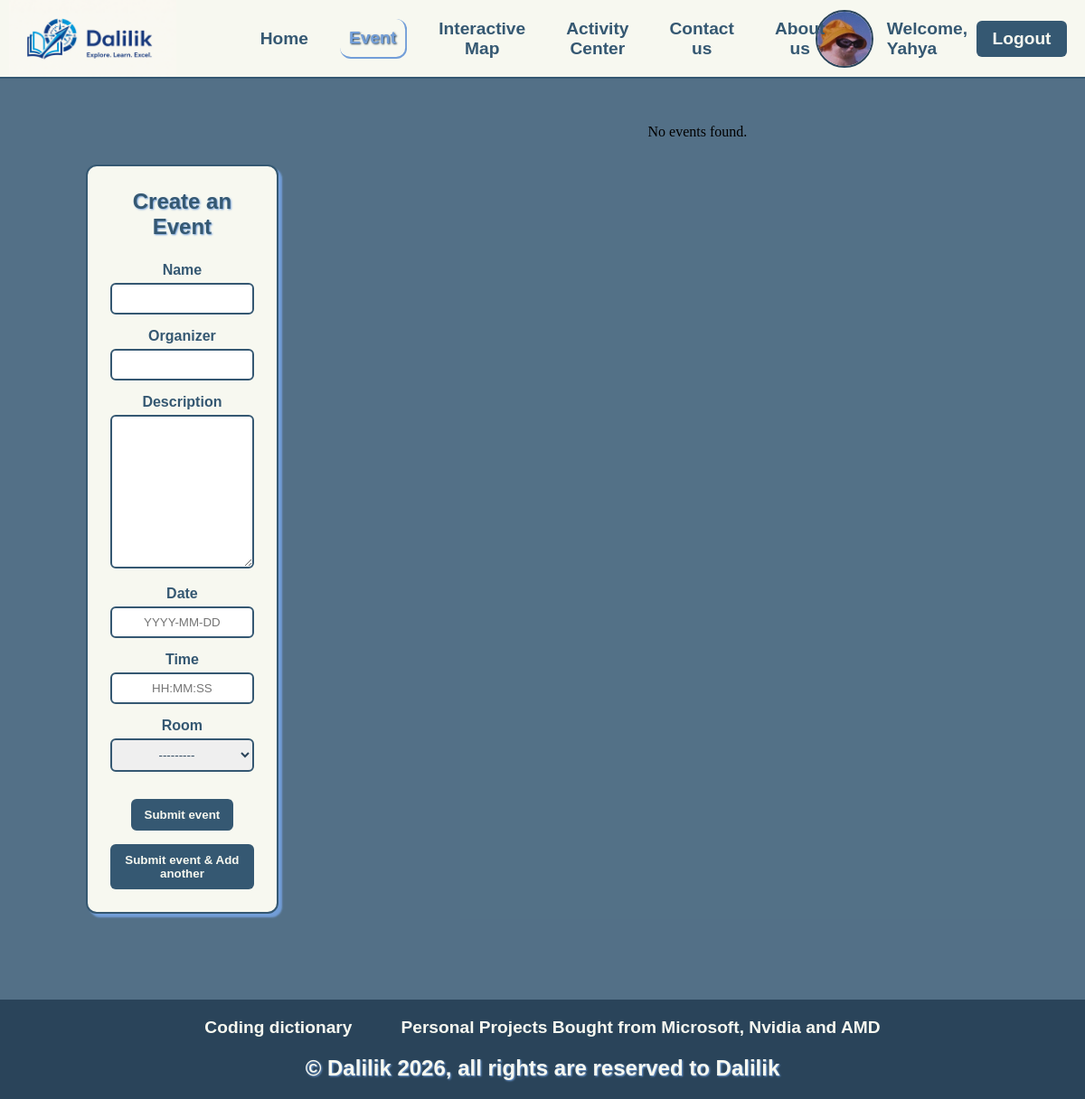
Page /Event.html (signed in) on the earlier database version.
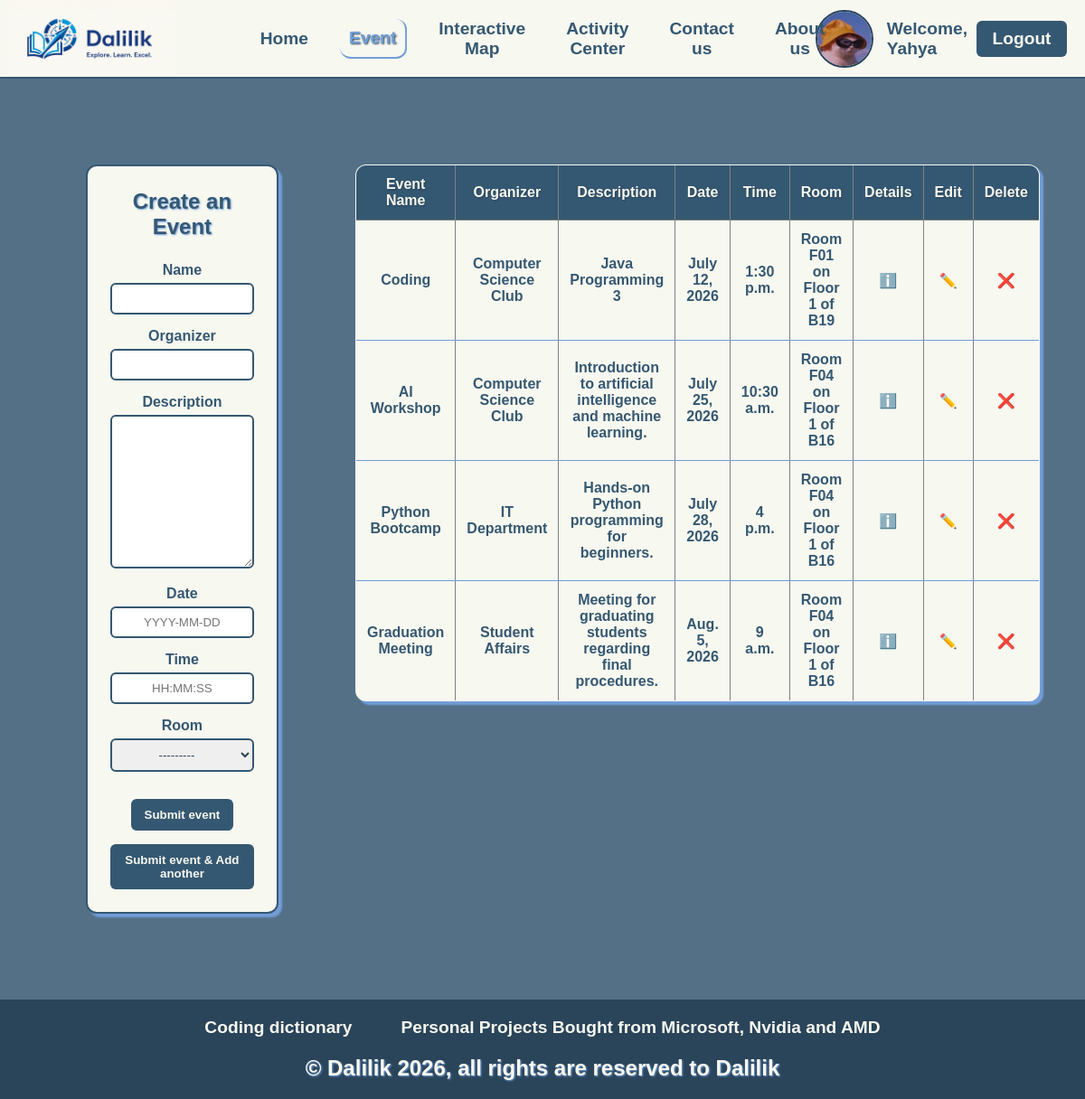
Same page on the later database version.
### pages2/models.py (models this page shows, shortened)
class Building(models.Model):
    name = models.CharField(max_length=100)
    map = models.ForeignKey(Map, on_delete=models.CASCADE, related_name='buildings')
    description = models.TextField()
    picture = models.ImageField(upload_to='buildings/', blank=True)

class Event(models.Model):
    name = models.CharField(max_length=100)
    organizer = models.CharField(max_length=100, default="")
    description = models.TextField()
    date = models.DateField()
    time = models.TimeField()
    room = models.ForeignKey(Room, on_delete=models.CASCADE, related_name='events')
    user = models.ForeignKey(User, on_delete=models.CASCADE, related_name='userevents', null=True, blank=True)

class Room(models.Model):
    number = models.CharField(max_length=10)
    floor = models.ForeignKey(Floor, on_delete=models.CASCADE, related_name='rooms')
    description = models.TextField()
    picture = models.ImageField(upload_to='rooms/', blank=True)
    def __str__(self):
        return f"Room {self.number} on {self.floor}"

class Floor(models.Model):
    number = models.IntegerField()
    building = models.ForeignKey(Building, on_delete=models.CASCADE, related_name='floors')
    description = models.TextField()
    picture = models.ImageField(upload_to='floors/', blank=True)
    def __str__(self):
        return f"Floor {self.number} of {self.building.name}"

### pages2/views.py (the view)
# urls.py: path('Event.html', views.event, name='event'),
def event(request):
    event_form = EventForm()
    if request.user.is_authenticated:
        events = Event.objects.filter(user=request.user)
    else:
        events = Event.objects.filter(user__is_superuser=True)
    return render(request, 'Event/Event.html', {"active_page": "event", "events": events, "event_form": event_form})

### pages2/forms.py
class EventForm(forms.ModelForm):
    class Meta:
        model = Event
        fields = ['name', 'organizer', 'description', 'date', 'time', 'room']
        widgets = {
            "date": forms.DateInput(attrs={
                "placeholder": "YYYY-MM-DD",
            }),
            "time": forms.TimeInput(attrs={
                "placeholder": "HH:MM:SS",
            }),
        }
    def __init__(self, *args, **kwargs):
        super().__init__(*args, **kwargs)
        self.label_suffix = ""

### pages2/templates/Event/Event.html (shortened to what this page needs)
{% extends "base.html" %}
{% load static %}
{% block main-content%}
<section class="event-page">
    {% if user.is_authenticated %}
    <div class="event-form">
        <h2>Create an Event</h2>
        <form method="post" action="{% url 'event_create' %}">
            {{ event_form.as_p }}
            <button type="submit" name="action" value="save">Submit event</button>
            <button type="submit" name="action" value="save_add">Submit event & Add another</button>
        </form>
    </div>
    {% endif %}
    <div class="event-table {% if not user.is_authenticated %}full-width{% endif %}">
        {% if events %}
	        <table border="1" class="tableinformation">
		        <thead>
			        <tr>
				        <th>Event Name</th>
				        <th>Organizer</th>
				        <th>Description</th>
				        <th>Date</th>
                        <th>Time</th>
				        <th>Room</th>
                        <th>Details</th>
                        {% if user.is_authenticated %}
                        <th>Edit</th>
                        <th>Delete</th>
                        {% endif %}
			        </tr>
		        </thead>
                <tbody>
                {% for event in events %}
                    <tr>
                        <td>{{ event.name }}</td>
                        <td>{{ event.organizer }}</td>
                        <td>{{ event.description }}</td>
                        <td>{{ event.date }}</td>
                        <td>{{ event.time }}</td>
                        <td>{{ event.room }}</td>
                        <td>
                            <a href="{% url 'event_detail' event.id %}" class="event-name">
                                ℹ️
                            </a>
                        </td>
                        {% if user.is_authenticated %}
                        <td>
                            <a href="{% url 'event_edit' event.id %}" class="event-name">
                                ✏️
                            </a>
                        </td>
                        <td>
                            <a href="{% url 'event_delete' event.id %}" class="event-name">
                                ❌
                            </a>
                        </td>
                        {% endif %}
                    </tr>
                {% endfor %}
                </tbody>
            </table>
        {% else %}
            <p>No events found.</p>
        {% endif %}
    </div>
</section>
{% endblock%}

### pages2/templates/base.html (shortened to what this page needs)
{% load static %}
<!DOCTYPE html>
<html lang = "en">
    <head>
        <link rel="stylesheet" href="{% static 'css/stylesheet.css' %}">
    </head>
    <body>
        {% include "includes/navbar.html" %}
        {% block main-content%}{% endblock%}
        {% include "includes/footer.html" %}
    </body>
</html>

### pages2/templates/includes/navbar.html (shortened to what this page needs)
{% load static %}
<div class="menu">
    <header>
        <img src="{% static 'images/project logo 5.png' %}" alt="Website logo" class="logo">
        <nav>
            <a href="{% url 'index' %}" class="Link {% if active_page == 'home' %}active{% endif %}">Home</a>
            <a href="{% url 'event' %}" class="Link {% if active_page == 'event' %}active{% endif %}">Event</a>
            <a href="{% url 'interactivemap' %}" class="Link {% if active_page == 'map' %}active{% endif %}">Interactive Map</a>
            {% if user.is_authenticated %}
            <a href="{% url 'activitycenter' %}" class="Link {% if active_page == 'activitycenter' %}active{% endif %}">Activity Center</a>
            {% endif %}
            <a href="{% url 'contact' %}" class="Link {% if active_page == 'contact' %}active{% endif %}">Contact us</a>
            <a href="{% url 'about' %}" class="Link {% if active_page == 'about' %}active{% endif %}">About us</a>
        </nav>
        {% if user.is_authenticated %}
        <section class="user">
            <img src="{% static 'images/user image.jpg' %}" alt="Registered user profile picture" class="user-pfp">
            <div class="user-name">
                <h1>
                    Welcome, <br>{{ user.username }}
                </h1>
            </div>
                <form action="{% url 'logout' %}" method="post">
                    <button type="submit" class="logout-btn">Logout</button>
                </form>
        </section>
        {% else %}
        <section>
            <a href="{% url 'register' %}" class="Link" id="btn">Register</a>
            <a href="{% url 'login' %}" class="Link" id="btn">Login</a>
        </section>
        {% endif %}
    </header>
</div>

### pages2/templates/includes/footer.html
{% load static %}
<footer>
    <a href="https://www.youtube.com/watch?v=dQw4w9WgXcQ" class="outsidelink">Coding dictionary</a>
    <a href="https://www.youtube.com/watch?v=L8XbI9aJOXk" class="outsidelink">Personal Projects Bought from Microsoft, Nvidia and AMD</a>
    <h2 class="rights">© Dalilik 2026, all rights are reserved to Dalilik</h2>
</footer>

### pages2/templates/static/css/stylesheet.css (style rules this page uses)
* { margin:0px; text-align:center ; }
header { display: flex; align-items: center; justify-content: space-between; position: relative; border-bottom: 2px solid #355872; background-color: #F7F8F0; }
nav { position: absolute; left: 50%; transform: translateX(-50%); display: flex; align-items: center; }
.logo { width: auto; height: 85px; margin-left: 10px; }
.Link { padding: 10px; margin: 0 12.5px; font-family: sans-serif; color: #355872; text-decoration: none; font-size:larger; font-weight: bold; }
.Link.active { color: #729ed8; border-bottom: 2px solid #729ed8; border-right: 2px solid #729ed8; border-radius: 12px; text-shadow: 1px 1px 2px #2a445a; }
footer { padding:20px 20px; background-color: #2a445a; }
.outsidelink { padding: 25px; font-family: sans-serif; color: #F7F8F0; text-decoration: none; font-size:larger; font-weight: bold; }
.rights { padding-top: 20px; font-family: sans-serif; color: #F7F8F0; text-decoration: none; font-weight: bold; text-shadow: 1px 1px 2px #729ed8; }
.user { display: flex; align-items: center; gap: 10px; margin-right: 20px; white-space: nowrap; }
.user-name h1 { margin: 0; text-align: left; color: #355872; font-family: sans-serif; font-size: larger; }
.user-pfp { margin: 0px 5px; width: 60px; height: 60px; border-radius: 32px; border: 2px solid #2a445a; }
.tableinformation { width: 95%; margin: 45px auto; border-collapse: collapse; background-color: #F7F8F0; font-family: sans-serif; color: #355872; border-radius: 12px; overflow: hidden; box-shadow: 4px 4px 2px #729ed8; }
.tableinformation th { background-color: #355872; color: #F7F8F0; padding: 12px; text-align: center; font-weight: bold; text-shadow: 1px 1px 2px #2a445a; }
.tableinformation td { padding: 12px; text-align: center; border-bottom: 1px solid #729ed8; font-weight: bold; }
.event-page { display: grid; grid-template-columns: 1fr 2.5fr; gap: 40px; padding: 50px; background-color: rgb(53 88 114 / 85%); min-height: 700px; align-items: start; }
.event-form { margin: 45px; padding: 25px; background-color: #F7F8F0; border: 2px solid #355872; border-radius: 12px; box-shadow: 4px 4px 2px #729ed8; }
.event-form h2 { color: #355872; font-family: sans-serif; margin-bottom: 25px; text-shadow: 1px 1px 2px #729ed8; }
.event-form form p { margin-bottom: 15px; text-align: left; }
.event-form label { display: block; color: #355872; font-family: sans-serif; font-weight: bold; margin-bottom: 5px; }
.event-form input, .event-form textarea, .event-form select { width: 100%; padding: 8px; border: 2px solid #355872; border-radius: 6px; box-sizing: border-box; font-family: sans-serif; color: #2a445a; }
.event-form button { padding: 10px 15px; margin-top: 15px; background-color: #355872; color: #F7F8F0; border: none; border-radius: 6px; font-weight: bold; cursor: pointer; }
.event-name { text-decoration: none; }
.logout-btn { display: flex; justify-content: center; align-items: center; padding: 10px 18px; background-color: #355872; color: #F7F8F0; width: 100px; height: 40px; border-radius: 6px; border: none; font-family: sans-serif; font-size: larger; font-weight: bold; cursor: pointer; }

Differences in the rows shown:
added Event: name "Coding", organizer "Computer Science Club", description "Java Programming 3", date "July 12, 2026", time "1:30 p.m.", room "Room F01 on Floor 1 of B19"
added Event: name "AI Workshop", organizer "Computer Science Club", description "Introduction to artificial intelligence and machine learning.", date "July 25, 2026", time "10:30 a.m.", room "Room F04 on Floor 1 of B16"
added Event: name "Python Bootcamp", organizer "IT Department", description "Hands-on Python programming for beginners.", date "July 28, 2026", time "4 p.m.", room "Room F04 on Floor 1 of B16"
added Event: name "Graduation Meeting", organizer "Student Affairs", description "Meeting for graduating students regarding final procedures.", date "Aug. 5, 2026", time "9 a.m.", room "Room F04 on Floor 1 of B16"
Other differences:
text no longer shown: "No events found."
text now shown: "Event Name Organizer Description Date Time Room Details Edit Delete"
